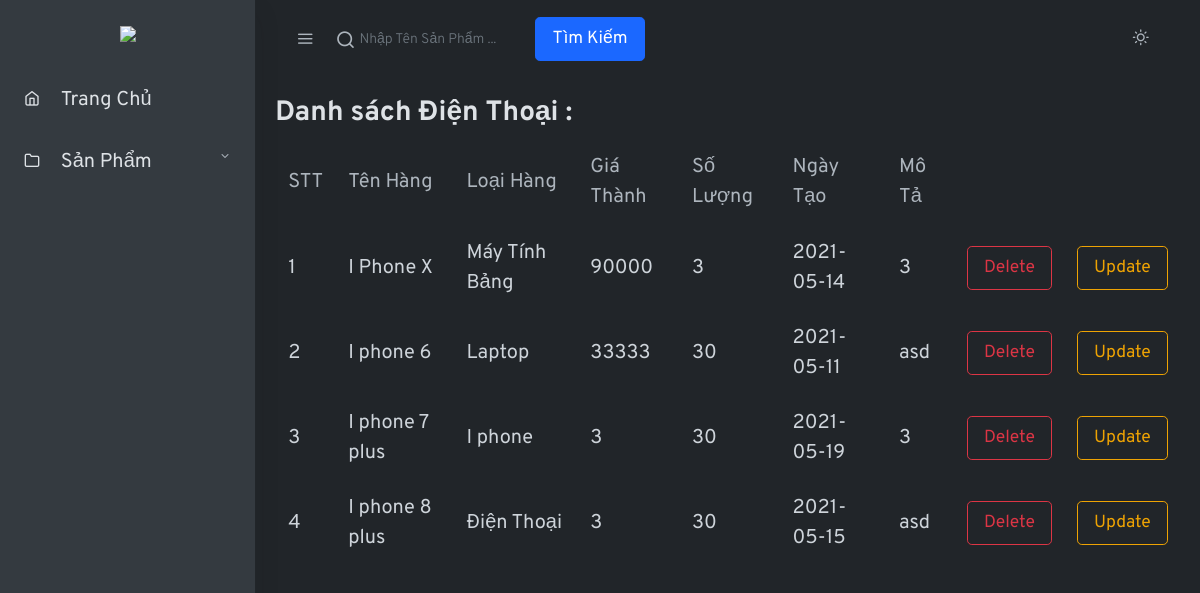
Screenshot of /M2_ThiKetThucModule/index.php with the database file from the repository.
### tables this page shows
CREATE TABLE `Products` (
  `id` int(11) NOT NULL,
  `ten_hang` varchar(40) NOT NULL,
  `loai_hang` varchar(40) NOT NULL,
  `gia` int(11) NOT NULL,
  `so_luong` int(11) DEFAULT NULL,
  `ngay_tao` varchar(40) DEFAULT NULL,
  `mo_ta` varchar(255) DEFAULT NULL
);

### M2_ThiKetThucModule/app/controller/PhoneController.php (called while the page is built, shortened)
<?php
require "./app/helper/DB.php";
require "./app/model/PhoneDB.php";
class PhoneController
{
    public $phoneDB;
    public function __construct()
    {
        $conn = new DB("mysql:host=localhost;dbname=M2_ThiKetThucModule", "admin", "j");
        $this->phoneDB = new PhoneDB($conn->connect());
    }
    public function index()
    {
        $phones = $this->phoneDB->getAll();
        require "./app/view/Phone/List.php";
    }
}

### M2_ThiKetThucModule/app/helper/Route.php (called while the page is built, shortened)
<?php
class Route
{
    protected $action = "index";
    protected $param = [];
    public function __construct()
    {
        $this->controller = new $this->controller;
        call_user_func_array([$this->controller, $this->action], $this->param);
    }
}

### M2_ThiKetThucModule/app/require.php (called while the page is built)
<?php
require "./app/helper/Route.php";
$route = new Route();

### M2_ThiKetThucModule/index.php (called while the page is built)
<?php
require "./app/require.php";

### M2_ThiKetThucModule/app/helper/DB.php (called while the page is built)
<?php
class DB
{
    protected $dsn;
    protected $user;
    protected $password;
    public function __construct($dsn, $user, $password)
    {
        $this->dsn = $dsn;
        $this->user = $user;
        $this->password = $password;
    }
    public function connect(){
        try{
            return new PDO($this->dsn,$this->user,$this->password);
          }catch(\PDOException $e){
            echo $e->getMessage();
          }
    }
}

### M2_ThiKetThucModule/app/model/PhoneDB.php (called while the page is built, shortened)
<?php
class Phone
{
    public function __construct($phone_name, $type, $price, $quantity,$date, $description)
    {
        $this->phone_name = $phone_name;
        $this->type = $type;
        $this->price = $price;
        $this->quantity = $quantity;
        $this->date = $date;
        $this->description = $description;
    }
}
class PhoneDB
{
    public $conn;
    public function __construct($conn)
    {
        $this->conn = $conn;
    }
    public function getAll()
    {
        $sql = "SELECT * FROM Products";
        $stm = $this->conn->prepare($sql);
        $stm->execute();
        $result = $stm->fetchAll(PDO::FETCH_ASSOC);
        $phones = [];
        foreach ($result as $row) {
            $phone = new Phone($row['ten_hang'], $row['loai_hang'], $row['gia'], $row['so_luong'], $row['ngay_tao'], $row['mo_ta']);
            $phone->id = $row['id'];
            $phones[] = $phone;
        }
        return $phones;
    }
}

### M2_ThiKetThucModule/app/view/Phone/List.php (the view, shortened to what this page needs)
<?php require "./app/view/Layout/header.php"; ?>
<main role="main" class="main-content">
<h2>Danh sách Điện Thoại :</h2>
        <div class="container-fluid">
            <div class="row justify-content-center">
<table class="table table-hover table-bordered ">
    <thead>
    <tr >
        <th>STT</th>
        <th>Tên Hàng</th>
        <th>Loại Hàng</th>
        <th>Giá Thành</th>
        <th>Số Lượng</th>
        <th>Ngày Tạo</th>
        <th>Mô Tả</th>
        <th colspan="2">
        </th>
    </tr>
    </thead>
    <tbody>
    <?php foreach ($phones as $key => $phone): ?>
    <tr>
        <td><?php echo ++$key ?></td>
        <td><?php echo $phone->phone_name ?></td>
        <td><?php echo $phone->type ?></td>
        <td><?php echo $phone->price ?></td>
        <td><?php echo $phone->quantity ?></td>
        <td><?php echo $phone->date?></td>
        <td><?php echo $phone->description ?></td>
        <td> <a href="http://localhost/M2_ThiKetThucModule/?url=PhoneController/delete/<?php echo $phone->id;?>" class="btn btn-outline-danger btn-lg">Delete</a></td>
        <td> <a href="http://localhost/M2_ThiKetThucModule/?url=PhoneController/edit/<?php echo $phone->id; ?>" class="btn btn-outline-warning btn-lg">Update</a></td>
    <?php endforeach; ?>
    </tbody>
    <?php require "./app/view/Layout/footer.php"; ?>

### M2_ThiKetThucModule/app/view/Layout/header.php (shortened to what this page needs)
<!doctype html>
<html lang="en">
<head>
    <link rel="stylesheet" href="./app/view/Layout/css/simplebar.css">
    <link rel="stylesheet" href="http://localhost/M2_ThiKetThucModule/app/view/Layout/css/feather.css">
    <link rel="stylesheet" href="http://localhost/M2_ThiKetThucModule/app/view/Layout/css/feather.css">
    <link rel="stylesheet" href="http://localhost/M2_ThiKetThucModule/app/view/Layout/css/select2.css">
    <link rel="stylesheet" href="http://localhost/M2_ThiKetThucModule/app/view/Layout/css/dropzone.css">
    <link rel="stylesheet" href="http://localhost/M2_ThiKetThucModule/app/view/Layout/css/uppy.min.css">
    <link rel="stylesheet" href="http://localhost/M2_ThiKetThucModule/app/view/Layout/css/jquery.steps.css">
    <link rel="stylesheet" href="http://localhost/M2_ThiKetThucModule/app/view/Layout/css/jquery.timepicker.css">
    <link rel="stylesheet" href="http://localhost/M2_ThiKetThucModule/app/view/Layout/css/quill.snow.css">
    <link rel="stylesheet" href="http://localhost/M2_ThiKetThucModule/app/view/Layout/css/daterangepicker.css">
    <link rel="stylesheet" href="http://localhost/M2_ThiKetThucModule/app/view/Layout/css/app-light.css" id="lightTheme" disabled>
    <link rel="stylesheet" href="http://localhost/M2_ThiKetThucModule/app/view/Layout/css/app-dark.css" id="darkTheme">
</head>
<body class="vertical  dark  ">
    <div class="wrapper">
        <nav class="topnav navbar navbar-light">
            <button type="button" class="navbar-toggler text-muted mt-2 p-0 mr-3 collapseSidebar">
                <i class="fe fe-menu navbar-toggler-icon"></i>
            </button>
            <form class="form-inline mr-auto searchform text-muted" method="post" action="http://localhost/M2_ThiKetThucModule/?url=PhoneController/search/">
                <input class="form-control mr-sm-2 bg-transparent border-0 pl-4 text-muted"  placeholder="Nhập Tên Sản Phẩm ..." name="Search">
                <input type="submit" class="btn btn-primary btn-lg" value="Tìm Kiếm">
            </form>
            <ul class="nav">
                <li class="nav-item">
                    <a class="nav-link text-muted my-2" href="#" id="modeSwitcher" data-mode="dark">
                        <i class="fe fe-sun fe-16"></i>
                    </a>
                </li>
            </ul>
        </nav>
        <aside class="sidebar-left border-right bg-white shadow" id="leftSidebar" data-simplebar>
            <nav class="vertnav navbar navbar-light"x>
                <div class="w-100 mb-4 d-flex">
                    <a class="navbar-brand mx-auto mt-2 flex-fill text-center" href="http://localhost/M2_ThiKetThucModule/?url=PhoneController/index">
                        <img src="https://apptechplus.com/mt-content/uploads/2019/11/preview_logo-1.jpg" style= "width:80%">
                    </a>
                </div>
                <ul class="navbar-nav flex-fill w-100 mb-2">
                    <li class="nav-item w-100">
                        <a class="nav-link" href="http://localhost/M2_ThiKetThucModule/?url=PhoneController/index">
                            <i class="fe fe-home fe-16"></i>
                            <span class="ml-3 item-text">Trang Chủ</span>
                        </a>
                    </li>
                    <ul class="navbar-nav flex-fill w-100 mb-2">
                        <li class="nav-item dropdown">
                            <a href="#ListPhone" data-toggle="collapse" aria-expanded="false" class="dropdown-toggle nav-link">
                                <i class="fe fe-folder fe-16"></i>
                                <span class="ml-3 item-text">Sản Phẩm</span><span class="sr-only">(current)</span>
                            </a>
            </nav>
        </aside>

### M2_ThiKetThucModule/app/view/Layout/footer.php (shortened to what this page needs)
  </body>
</html>

### M2_ThiKetThucModule/app/view/Layout/css/simplebar.css (style rules this page uses)
[data-simplebar] { position: relative; flex-direction: column; flex-wrap: wrap; justify-content: flex-start; align-content: flex-start; align-items: flex-start; }

### M2_ThiKetThucModule/app/view/Layout/css/feather.css (style rules this page uses)
.fe { font-family: "feather" !important; speak: none; font-style: normal; font-weight: normal; font-variant: normal; text-transform: none; line-height: 1; -webkit-font-smoothing: antialiased; -moz-osx-font-smoothing: grayscale; }
.fe-16 { font-size: 16px; }
.fe-folder:before { content: ""; }
.fe-home:before { content: ""; }
.fe-menu:before { content: ""; }
.fe-sun:before { content: ""; }

### M2_ThiKetThucModule/app/view/Layout/header.php (style rules this page uses)
body { font-size:20px ; }

### rows the page displays
products: ten_hang "I Phone X", loai_hang "Máy Tính Bảng", gia "90000", so_luong "3", ngay_tao "2021-05-14", mo_ta "3"
products: ten_hang "I phone 6", loai_hang "Laptop", gia "33333", so_luong "30", ngay_tao "2021-05-11", mo_ta "asd"
products: ten_hang "I phone 7 plus", loai_hang "I phone", gia "3", so_luong "30", ngay_tao "2021-05-19", mo_ta "3"
products: ten_hang "I phone 8 plus", loai_hang "Điện Thoại", gia "3", so_luong "30", ngay_tao "2021-05-15", mo_ta "asd"
